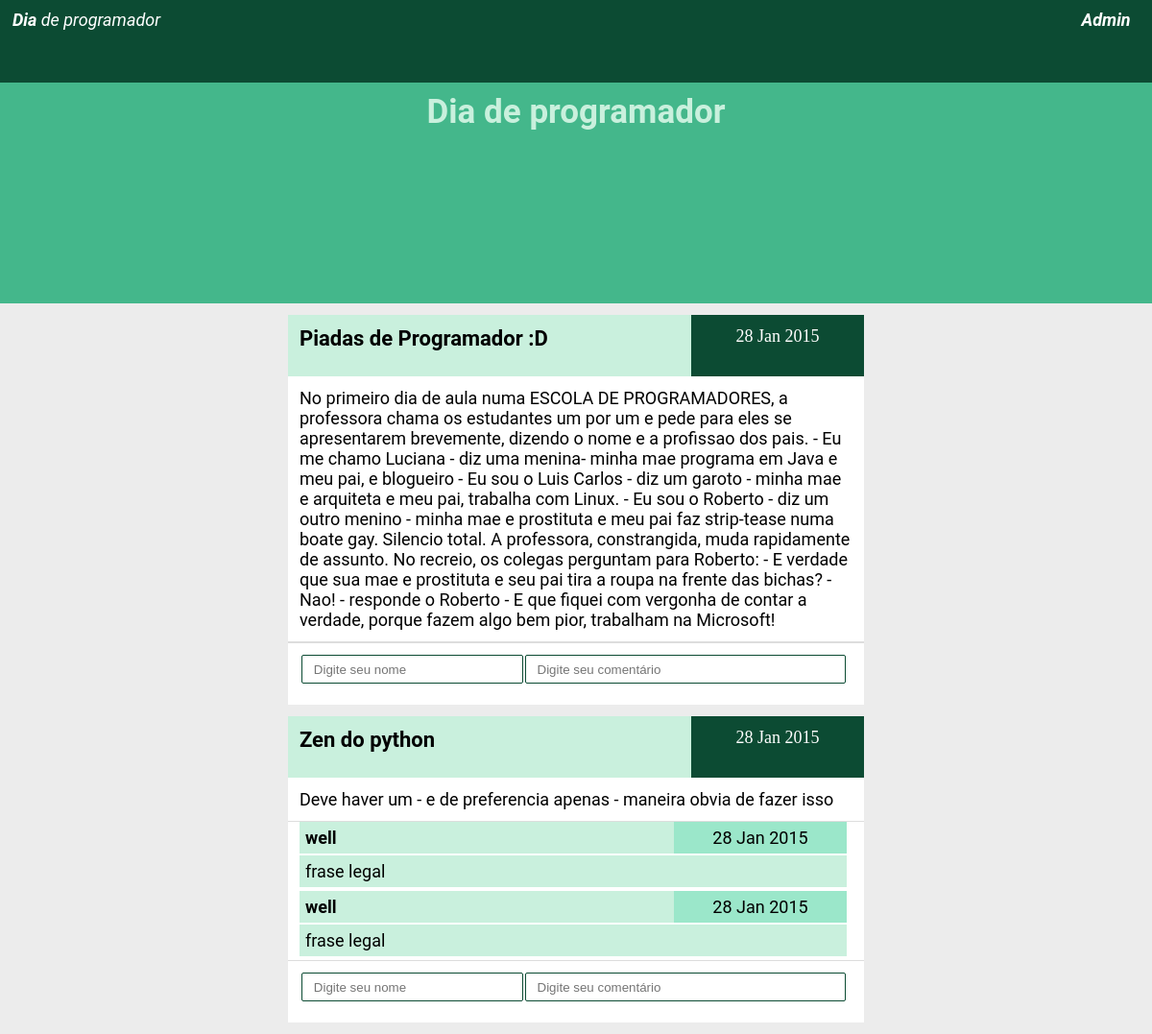
Before: / with the older database file.
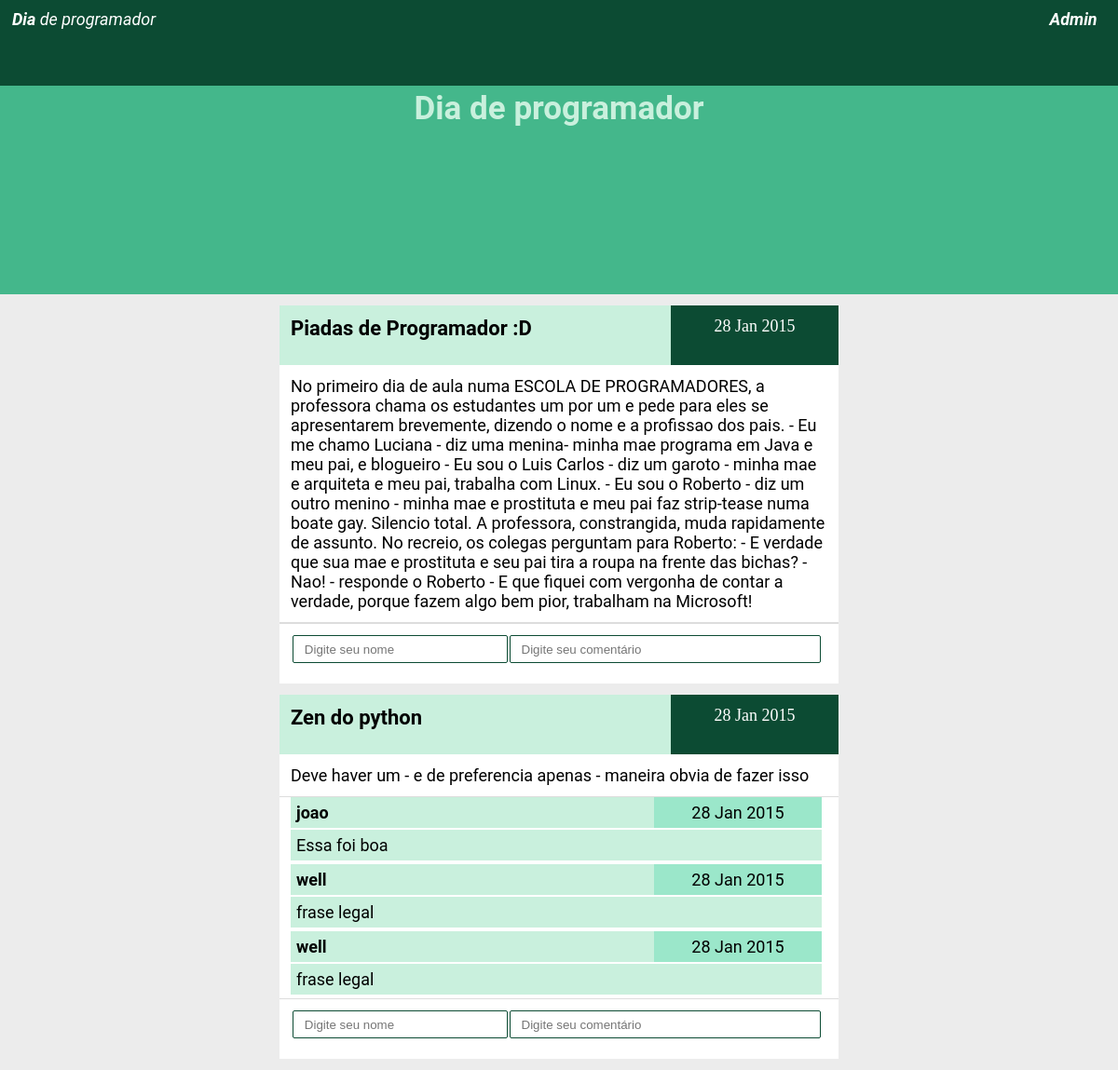
After: the same page with the newer database file.
### core/models.py (models this page shows, shortened)
class Post(models.Model):
	title = models.CharField(max_length = 100)
	message = models.TextField()
	date_publication = models.DateTimeField()

class Comment(models.Model):
	name = models.CharField(max_length = 400)
	comment = models.TextField()
	date_publication = models.DateTimeField()
	post = models.ForeignKey(Post)

### core/views.py (the view)
# urls.py: url(r'^$', 'core.views.index', name='index'),
def index(request):
	post = Post.objects.all().order_by('id')
	return render(request, 'index.html', { 'post' : post })

### template/index.html (shortened to what this page needs)
<html>
	<head>
		<link rel="stylesheet" type="text/css" href="static/css/main.css">
	</head>
	<body>
		<div class="master">
			<div class="nav">
				<div class="lototype" onclick="window.location.href=''">
					<i><b>Dia</b> de programador</i>
				</div>
				<div class="box-admin" onclick="window.location.href='admin/'">
					<i><b>Admin</b></i>
				</div>
			</div>
			<div class="banner">
				<div class="showcase">
					<b>
						Dia de programador
					</b>
				</div>
			</div>
			<div class="content">
			{% if post %}
				{% for rs in post reversed %}
				<div class="box-post">
					<div class="box-title">
						{{ rs.title|capfirst }}
					</div>
					<div class="box-date">
						{{ rs.date_publication|date:"d M Y" }}
					</div>
					<div class="box-message">
						{{ rs.message }}
					</div>
					<div class="stage">
						{% if rs.comment_set.all %}
							{% for comment in rs.comment_set.all reversed %}
							<div class="box-list-title">
								{{comment.name}}
							</div>
							<div class="box-list-date">
								{{comment.date_publication|date:"d M Y"}}
							</div>
							<div class="box-list-comment">
								{{comment.comment}}
							</div>
							{% endfor %}
						{% endif %}
					</div>
					<div class="box-comment">
						<form action="comment/" method="POST">
							<input type="text" name="name" placeholder="Digite seu nome">
							<input type="text" name="comment" placeholder="Digite seu comentário">
					</div>
				</div>
				{% endfor %}
			{% endif %}
			</div>
		</div>
	</body>
</html>

### static/css/main.css (style rules this page uses)
* { margin: 0px; box-sizing: border-box; }
input { border: 1px solid #0C4B33; border-radius: 2px; color: #0C4B33; float: left; margin-left:.4%; padding: 2% 2%; height: 30px; width: 49%; outline: 0!important; }
input:nth-child(odd) { width:40%; }
input:nth-child(even) { width:58%; }
body { background: #ECECEC; font-family: "Roboto", Corbel, Avenir, "Lucida Grande", "Lucida Sans", sans-serif; font-size: 18px; }
.master { margin: 0 auto auto; text-align: center; width: 100%; }
.nav { background: #0C4B33; color: #ffffff; float: left; height: 8%; position: fixed; width: 100%; }
.banner { background: #44B78B; float: left; height: 35%; margin: 3% auto auto; width: 100%; }
.lototype { cursor: pointer; float: left; height: 100%; padding-top: .8%; width: 15%; }
.box-admin { float: right; height: 100%; padding-top: .8%; width: 8%; }
.showcase { color: #C9F0DD; font-size: 35px; height: 100%; padding-top: 5%; width: 100%; }
.content { float: left; height: auto; margin: 1% auto auto; width: 100%; }
.box-post { background: #ffffff; border: 0px; height: auto; margin: 0px auto auto; margin-bottom: 2%; text-align: center; width: 50%; }
.box-title { background: #C9F0DD; float: left; font-size: 22px; font-weight: bold; height: 8%; padding: 2% 2%; text-align: left; width: 70%; }
.box-date { background: #0C4B33; color: #ffffff; float: left; font-family: verdana; height: 8%; padding: 2% 2%; text-align: center; width: 30%; }
.box-message { background: #ffffff; float: left; height: auto; padding: 2%; text-align: left; width: 100%; border-bottom: 1px solid #ddd; }
.box-comment { background: #ffffff; float: left; height: 8%; margin-bottom: 2%; padding: 2%; text-align: left; width: 100%; }
.stage { background: #ffffff; float: left; height: auto; text-align: center; width: 100%; border-bottom: 1px solid #ddd; }
.box-list-title { background: #C9F0DD; float: left; font-weight: bold; height: auto; padding: 1%; margin: 0 auto auto; margin-left: 2%; margin-bottom: 2px; text-align: left; width: 65%; }
.box-list-date { background: #9BE7CA; float: left; height: auto; padding: 1%; margin: 0 auto auto; margin-bottom: 2px; text-align: center; width: 30%; }
.box-list-comment { background: #C9F0DD; float: left; height: auto; padding: 1%; margin: 0 auto auto; margin-left: 2%; margin-bottom: 4px; text-align: left; width: 95%; }

Changed rows visible on the page:
added Comment: name "joao", date_publication "28 Jan 2015", comment "Essa foi boa", shown under Post "Zen do python"
